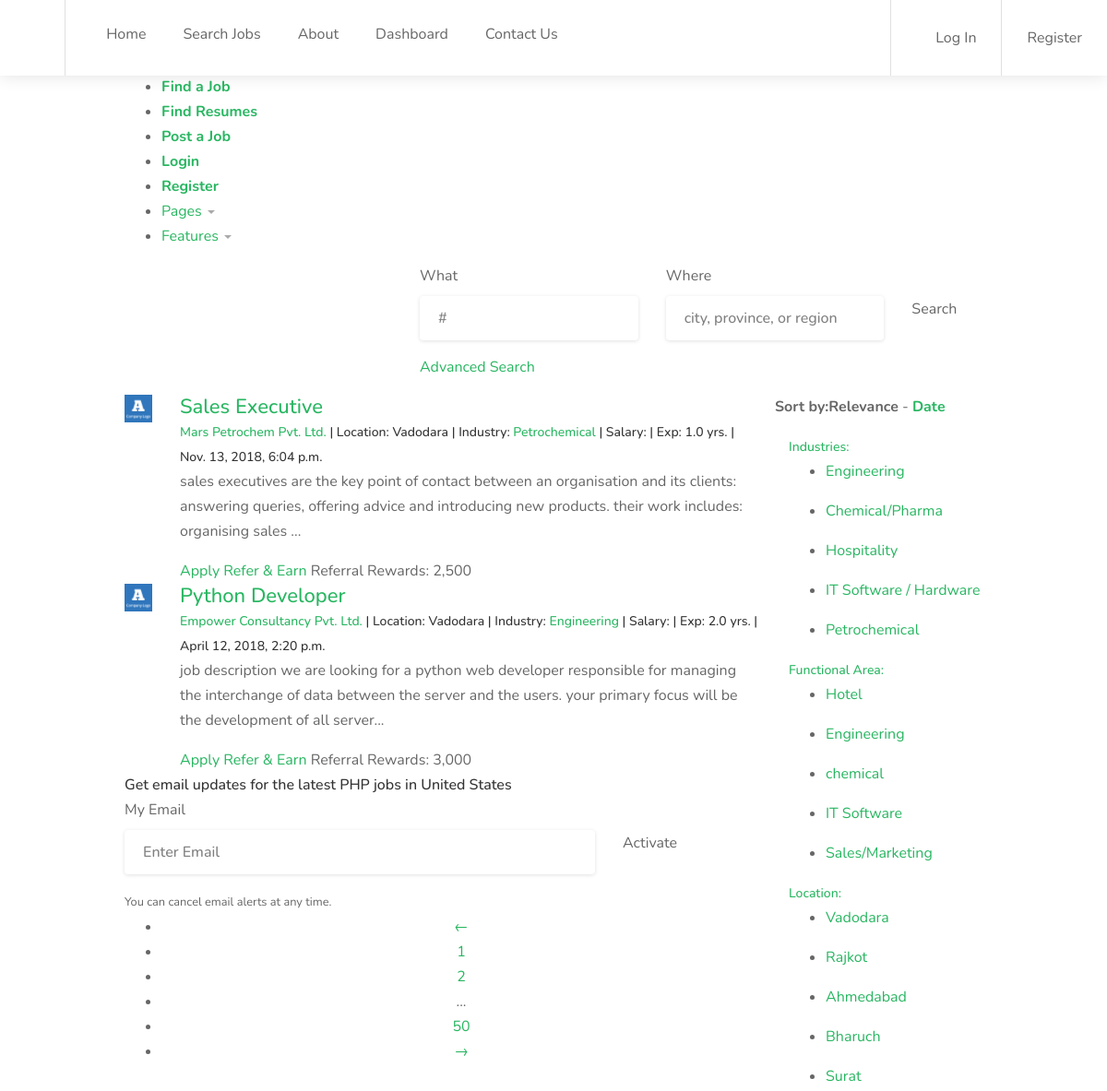
Page /location/vadodara/ (upper part) on the earlier database version.
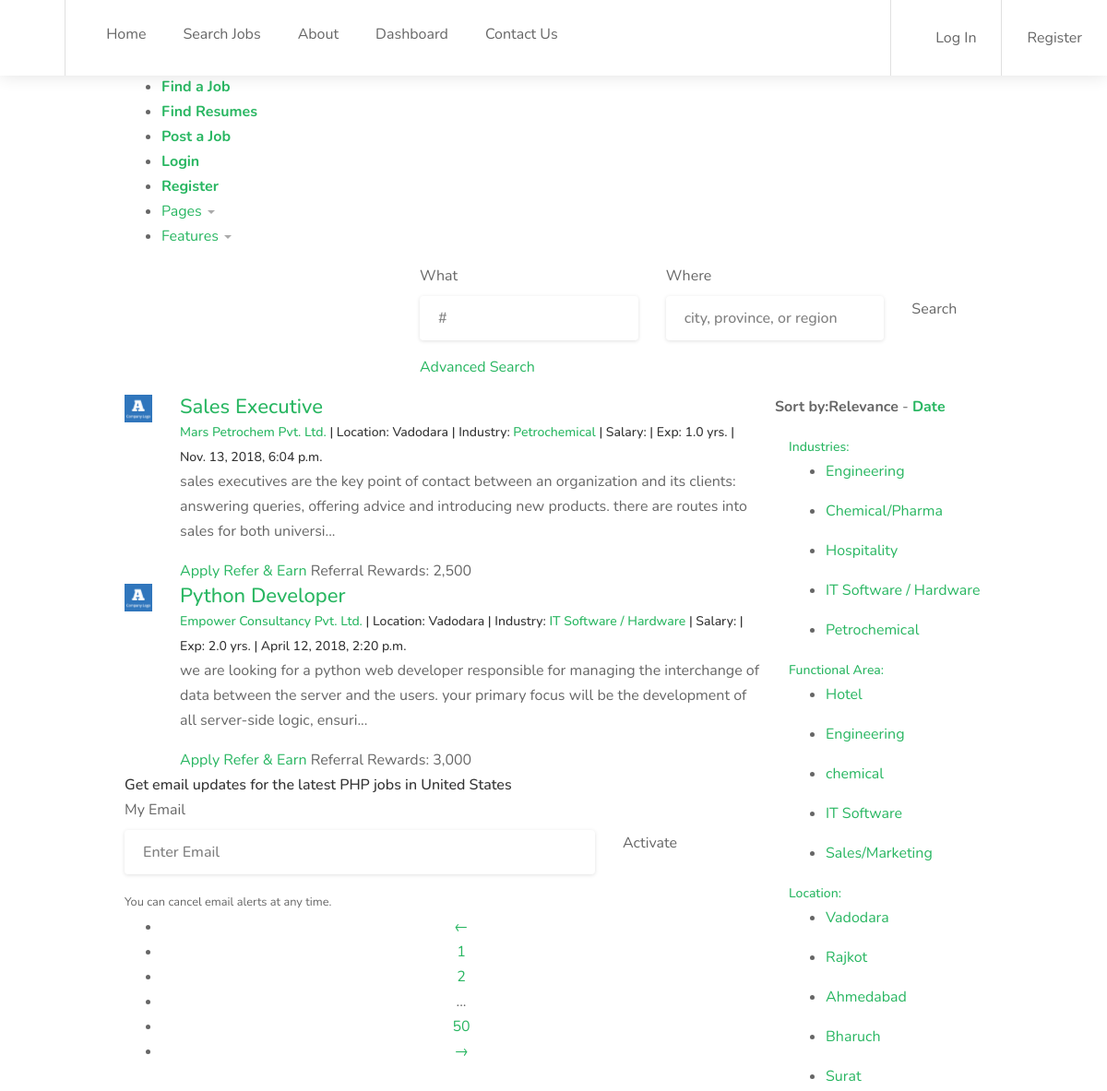
Same page on the later database version.
### jobopening/models.py (models this page shows, shortened)
class Jobopening(models.Model):
    assign_recruiter = models.ForeignKey(
        AUTH_USER_MODEL,
        on_delete=models.CASCADE,
        related_name="Recruiter_Handling",
        null=True,
        blank=True,
    )
    job_title = models.CharField(max_length=50, verbose_name='Designation', editable=True)
    slug = models.SlugField(max_length=40)
    company_name = models.ForeignKey(CompanyProfile, on_delete=models.CASCADE, verbose_name='Company Name')
    job_location = models.ForeignKey(JobLocation, on_delete=models.CASCADE, verbose_name='Job Location')
    job_location_sample = models.CharField(choices=JOB_LOCATION_CHOICES, max_length=20, null=True,
                                           verbose_name='Sample Job Location')
    experience = models.DecimalField(decimal_places=1, max_digits=5, null=True, verbose_name='Experience')
    skill = models.CharField(max_length=100, verbose_name='Skills')
    qualification = models.CharField(choices=QUALIFICATION_CHOICES, max_length=100, verbose_name='Qualification')
    min_salary_budget = models.DecimalField(decimal_places=1, max_digits=10, null=True, verbose_name='Min. Salary Criteria')
    max_salary_budget = models.DecimalField(decimal_places=1, max_digits=10, null=True, verbose_name='Max. Salary Criteria')
    referral_reward = models.DecimalField(decimal_places=0, max_digits=10, null=True, verbose_name='Referral Amount')
    industry = models.ForeignKey(Industry, null=True, blank=True)
    functional_area = models.ForeignKey(FunctionalArea, null=True, blank=True)
    default_industry = models.ForeignKey(DefaultIndustry, null=True, blank=True)
    role_category = models.CharField(max_length=50, verbose_name='Role Category')
    employment_type = models.CharField(max_length=50, verbose_name='Employment Type')
    job_description = models.TextField(verbose_name='Job Summary', null=True, blank=True)
    job_objective = models.TextField(verbose_name='Job Objectives', null=True, blank=True)
    must_have_skills = models.TextField(verbose_name='Must Have Skills', null=True, blank=True)
    nice_to_have = models.CharField(max_length=500, verbose_name='Nice To Have', null=True)
    job_created = models.DateTimeField(auto_created=True, null=True)
    active = models.BooleanField(default=True)
    Questions = models.ManyToManyField(ApplicationQuestions, default=None, verbose_name='Application Questionnaires')
    objects = JobOpeningManager()
    tags = TaggableManager()
    class Meta:
        ordering = ["-job_created"]
    def get_absolute_url(self):
        return reverse('job-detail', kwargs={'slug': self.slug})

class Industry(models.Model):
    industry = models.CharField(max_length=30)
    slug = models.SlugField()
    def __str__(self):
        return self.industry
    def get_absolute_url(self):
        return reverse("industry", kwargs={"slug": self.slug})
    class Meta:
        ordering = ["id"]

class JobLocation(models.Model):
    job_location = models.CharField(max_length=20)
    slug = models.SlugField()
    def __str__(self):
        return self.job_location
    def get_absolute_url(self):
        return reverse('location', kwargs={'slug': self.slug})
    class Meta:
        ordering = ["id"]

### employer/models.py (models this page shows, shortened)
class CompanyProfile(models.Model):
    company = models.CharField(max_length=50)
    slug = models.SlugField(max_length=40)
    company_profile = models.TextField()
    company_location = models.CharField(choices=JOB_LOCATION_CHOICES, max_length=50)
    company_website = models.URLField(verbose_name='Website', default=None)
    founded_year = models.PositiveIntegerField(null=True, blank=True)
    total_employees = models.PositiveIntegerField(null=True, blank=True)
    company_review = models.DecimalField(decimal_places=1, max_digits=2, null=True, blank=True, help_text="Rate Company Out Of Five")
    company_date_created = models.DateTimeField(auto_created=True)
    def get_absolute_url(self):
        return reverse('company-detail', kwargs={'slug': self.slug})

### jobopening/views.py (the view, shortened to what this page needs)
# urls.py: url(r'^location/(?P<slug>[-\w]+)/$', LocationListView.as_view(), name='location'),
class LocationListView(DetailView):
    model = JobLocation
    queryset = JobLocation.objects.all()
    template_name = 'location_wise_job_opening.html'
    def get_context_data(self, **kwargs):
        context = super(LocationListView, self).get_context_data(**kwargs)
        context.update({
            'industry': Industry.objects.all(),
            'function_area': FunctionalArea.objects.all(),
            'questions': ApplicationQuestions.objects.all(),
            'opening': Jobopening.objects.all(),
            'location': JobLocation.objects.all(),
            'query': self.request.GET.get('q')
        })
        return context

### jobopening/models.py (called while the page is built)
    def active(self):
        return self.filter(active=True)

    def get_queryset(self):
        return JobOpeningQueryset(self.model, using=self._db)

    def all(self, **kwargs):
        return self.get_queryset().active()

    def get_absolute_url(self):
        return reverse("functional_area", kwargs={"slug": self.slug})

    def __str__(self):
        return self.questions_for

### templates/location_wise_job_opening.html (shortened to what the changed rows need)
{% extends 'base.html' %}
{% load static %}
{% load bootstrap3 %}
{% load humanize %}
    {% block content %}
        <header class="main-header">
            <div class="container">
                <div class="row">
                    <div class="col-md-4">
                        <div class="logo text-center-sm"><a href="{% url 'index' %}"><h1 style="color: white">
                            HiringNext</h1></a></div>
                    </div>
                </div>
            </div>
        </header>
        <div class="body-content clearfix">
            <div class="bg-color2">
                <div class="container">
                    <div class="row">
                        <div class="col-md-9">
                            <div class="block-section-sm box-list-area">
                                {% for job in object.jobopening_set.all %}
                                    <div class="box-list">
                                        <div class="item">
                                            <div class="row">
                                                <div class="col-md-1 hidden-sm hidden-xs">
                                                    <div class="img-item"><img
                                                            src="{% static '/assets/theme/images/company-logo/1.jpg' %}"
                                                            alt="">
                                                    </div>
                                                </div>
                                                <div class="col-md-11">
                                                    <h3 class="no-margin-top"><a href="{{ job.get_absolute_url }}"
                                                                                 class="">{{ job.job_title }}</a>
                                                    </h3>
                                                    <h5>
                                                            <span class="color-black"><a
                                                                    href="{{ job.company_name.get_absolute_url }}">{{ job.company_name.company }}</a></span>
                                                        | <span class="color-white-mute">Location: </span><span
                                                            class="color-black">{{ job.job_location }}</span>
                                                        | <span class="color-white-mute">Industry:</span>
                                                        <a href="{{ job.industry.get_absolute_url }}"><span
                                                                class="color-black">{{ job.industry }}</span></a>
                                                        | <span class="color-white-mute">Salary: </span>
                                                        | <span class="color-white-mute">Exp: </span><span
                                                            class="color-black">{{ job.experience }} yrs.</span>
                                                        |
                                                        <span class="color-white-mute">{{ job.job_created }}</span>
                                                    </h5>
                                                    <p class="text">{{ job.job_description | slice:"200" | lower }}...</p>
                                                    <a href="#modal-apply" data-toggle="modal" type="button"
                                                       class="btn btn-theme btn-primary btn-sm">
                                                        Apply
                                                    </a>
                                                    <a href="#modal-refer" data-toggle="modal"
                                                       type="button"
                                                       class="btn btn-theme btn-success btn-sm">
                                                        Refer & Earn
                                                    </a>
                                                    Referral Rewards: <span style="font-size: medium"
                                                                            class="color-black fa fa-rupee"> {{ job.referral_reward | intcomma }} </span>
                                                </div>
                                            </div>
                                        </div>
                                    </div>
                                {% endfor %}
                            </div>
                        </div>
                    </div>
                </div>
            </div>
        </div>
    {% endblock %}

Differences in the rows shown:
changed Jobopening "Sales Executive": job_description "…of contact between an organisation and its clients: answering queries, offering advice and introducing new products. their work includes: organising sales" → "…of contact between an organization and its clients: answering queries, offering advice and introducing new products. there are routes into sales for both universi"
changed Jobopening "Python Developer": industry "Engineering" → "IT Software / Hardware"; job_description "job description we are looking for a python web developer responsible for managing the interchange of data between the server and the users. your primary focus will be the development of all server" → "we are looking for a python web developer responsible for managing the interchange of data between the server and the users. your primary focus will be the development of all server-side logic, ensuri"
